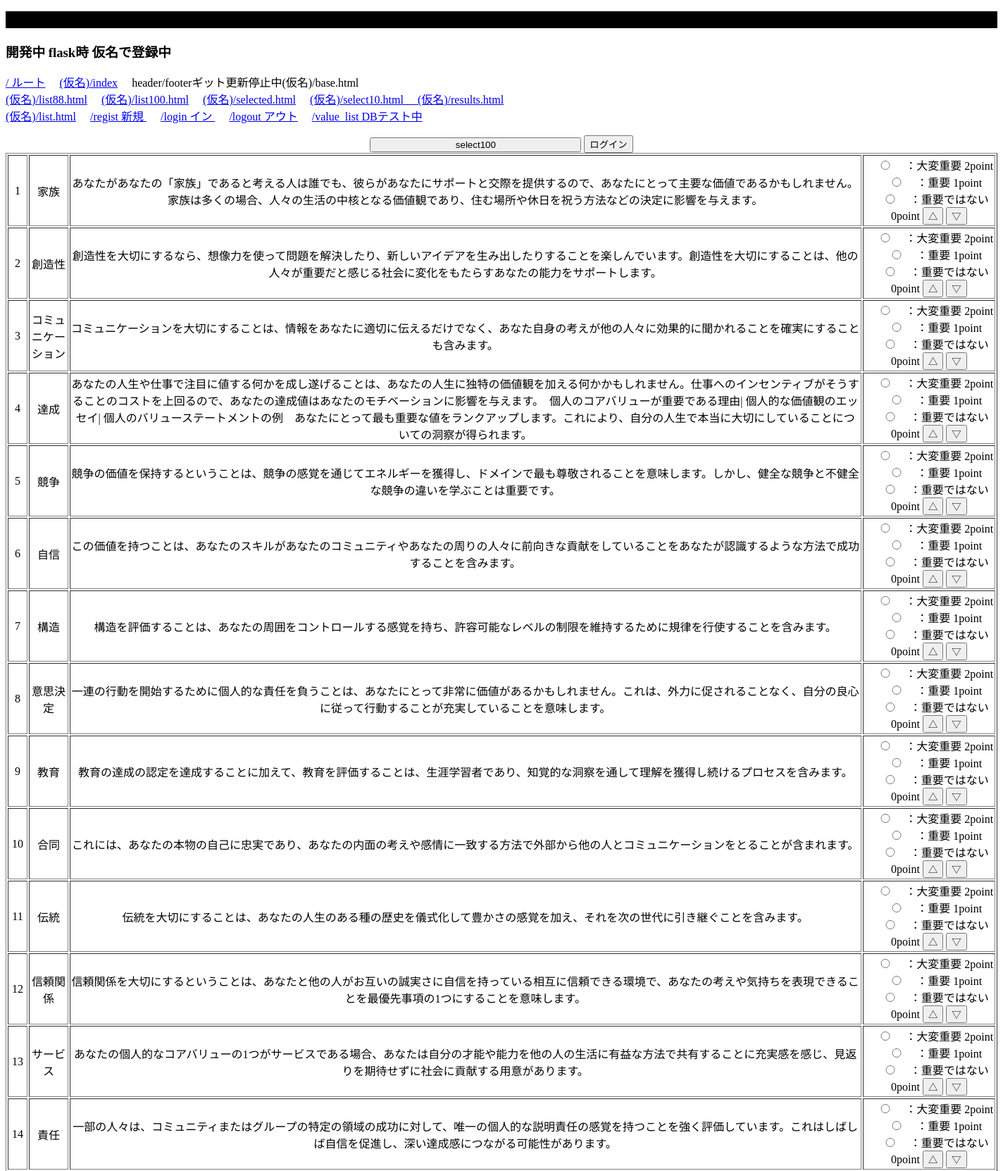
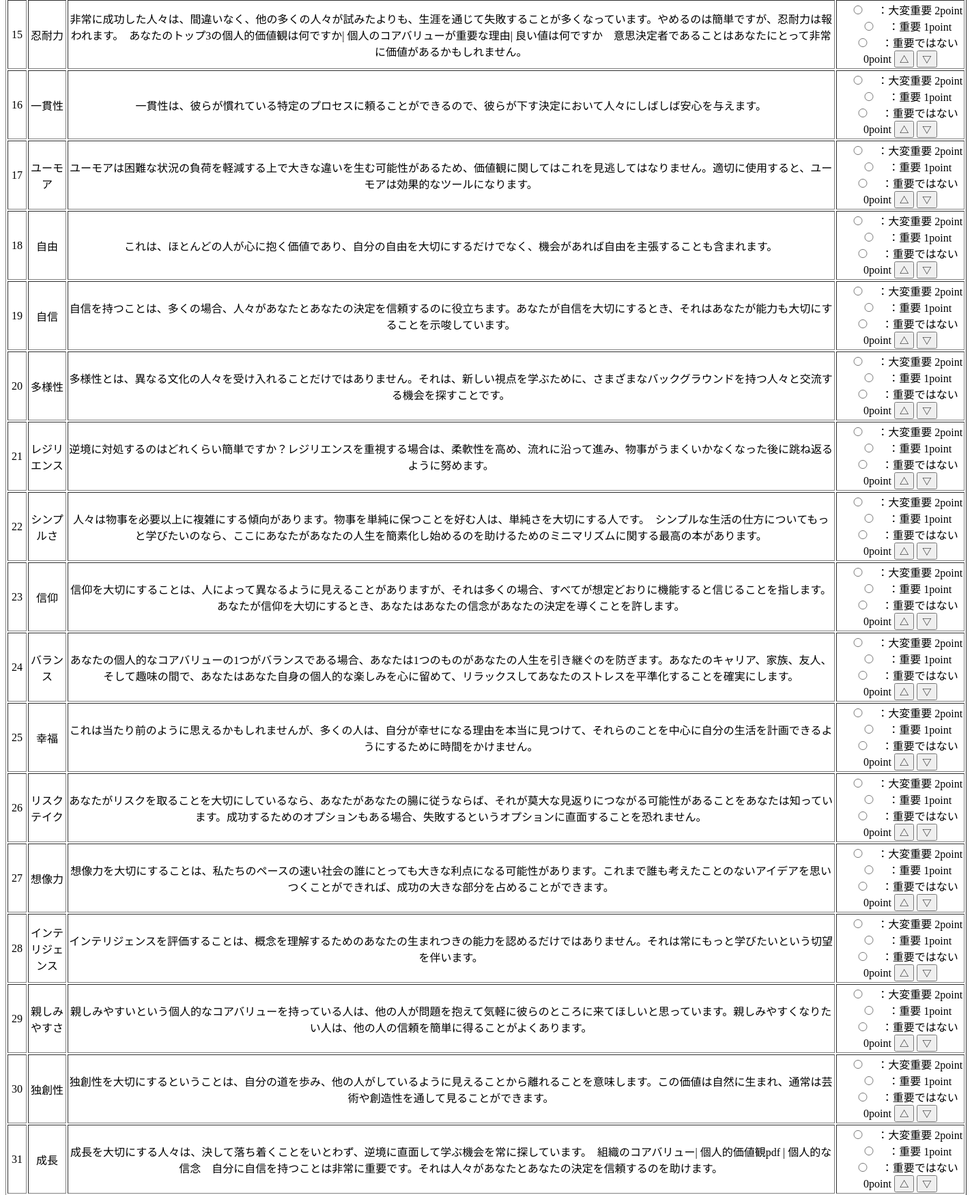
/list100 (signed in, upper part), run on the app's committed database (2 pictures, top to bottom).
### tables this page shows
CREATE TABLE "values100" (
	"id"	INTEGER,
	"value"	TEXT,
	"explanation"	TEXT,
	PRIMARY KEY("id" AUTOINCREMENT)
);

### app.py (the view)
@app.route("/list100",methods=["GET"])
def list100():
    if "user_id" in session:
        user_id=session["user_id"]
        conn=sqlite3.connect("myvalues.db")
        c=conn.cursor()
        c.execute("Select id,value,explanation From values100;")
        value_list=[]
        for row in c.fetchall():
            value_list.append({"id":row[0],"task":row[1],"explanation":row[2]})
        c.close()
        conn.close()
        return render_template("list100.html",value_list=value_list,)
    else:
        return redirect("/login")

### templates/list100.html (shortened to what this page needs)
{% extends "base.html" %}
{% block content %}
<form action="/value_list" id="list100form" style="text-align:center;" method="post">
    <input type="submit" value="select100" name="select100" style="width:300px;">
    <input type="submit" value="ログイン">
    <table border="1">
        {% for item in value_list %}
        <tr class="value_container">
            <td>{{item['id']}}</td>
            <td>{{item['task']}}</td>
            <td>{{item['explanation']}}</td>
            <td>
                <label><input type="radio" style="width: 50px;" name="r{{item['id']}}" value="2">：大変重要 2point</label>
                <label><input type="radio" style="width: 50px;" name="r{{item['id']}}" value="1">：重要 1point</label>
                <label><input type="radio" style="width: 50px;" name="r{{item['id']}}" value="0">：重要ではない 0point</label>
                <input type="button" class="up" value="△">
                <input type="button" class="down" value="▽">
            </td>
        </tr>
        {% endfor %}
    </table>
</form>
{% endblock %}

### templates/base.html (shortened to what this page needs)
<!DOCTYPE html>
<html lang="ja">
<head>
    <link rel="stylesheet" href="../static/css/style.css">
</head>
<body>
    <p style="background-color: black;">ここはヘッダーでし
        <div id="開発中のみ利用するリンク集">
            <h3>開発中 flask時 仮名で登録中</h3>
            <a href="/">/ ルート</a>
            <a href="/index">(仮名)/index</a>
            <a>header/footerギット更新停止中(仮名)/base.html</a>　<br>
            <a href="/list88">(仮名)/list88.html</a>
            <a href="/list100">(仮名)/list100.html</a>
            <a href="/selected">(仮名)/selected.html</a>
            <a href="/select10">(仮名)/select10.html</ia>
            <a href="results">(仮名)/results.html</a>　<br>
            <a href="/list"> (仮名)/list.html</a>
            <a href="/regist">/regist 新規 </a>
            <a href="/login">/login イン </a>
            <a href="/logout">/logout アウト</a>
            <a href="/value_list">/value_list DBテスト中</a>
        </div>
    </p>
    {% block content %}
    {% endblock %}
</body>
</html>

### data on the page
values100: id "1", task "家族", explanation "あなたがあなたの「家族」であると考える人は誰でも、彼らがあなたにサポートと交際を提供するので、あなたにとって主要な価値であるかもしれません。家族は多くの場合、人々の生活の中核となる価値観であり、住む場所や休日を祝う方法などの決定に影響を与えます。"
values100: id "2", task "創造性", explanation "創造性を大切にするなら、想像力を使って問題を解決したり、新しいアイデアを生み出したりすることを楽しんでいます。創造性を大切にすることは、他の人々が重要だと感じる社会に変化をもたらすあなたの能力をサポートします。"
values100: id "3", task "コミュニケーション", explanation "コミュニケーションを大切にすることは、情報をあなたに適切に伝えるだけでなく、あなた自身の考えが他の人々に効果的に聞かれることを確実にすることも含みます。"
values100: id "4", task "達成", explanation "あなたの人生や仕事で注目に値する何かを成し遂げることは、あなたの人生に独特の価値観を加える何かかもしれません。仕事へのインセンティブがそうすることのコストを上回るので、あなたの達成値はあなたのモチベーションに影響を与えます。 個人のコアバリューが重要である理由| 個人的な価値観のエッセイ| 個人のバリューステートメントの例 あなたにとって最も重要な値をランクアップします。これにより、自分の人生で本当に大切にしていることについての洞察が得られます。"
values100: id "5", task "競争", explanation "競争の価値を保持するということは、競争の感覚を通じてエネルギーを獲得し、ドメインで最も尊敬されることを意味します。しかし、健全な競争と不健全な競争の違いを学ぶことは重要です。"
values100: id "6", task "自信", explanation "この価値を持つことは、あなたのスキルがあなたのコミュニティやあなたの周りの人々に前向きな貢献をしていることをあなたが認識するような方法で成功することを含みます。"
values100: id "7", task "構造", explanation "構造を評価することは、あなたの周囲をコントロールする感覚を持ち、許容可能なレベルの制限を維持するために規律を行使することを含みます。"
values100: id "8", task "意思決定", explanation "一連の行動を開始するために個人的な責任を負うことは、あなたにとって非常に価値があるかもしれません。これは、外力に促されることなく、自分の良心に従って行動することが充実していることを意味します。"
values100: id "9", task "教育", explanation "教育の達成の認定を達成することに加えて、教育を評価することは、生涯学習者であり、知覚的な洞察を通して理解を獲得し続けるプロセスを含みます。"
values100: id "10", task "合同", explanation "これには、あなたの本物の自己に忠実であり、あなたの内面の考えや感情に一致する方法で外部から他の人とコミュニケーションをとることが含まれます。"
values100: id "11", task "伝統", explanation "伝統を大切にすることは、あなたの人生のある種の歴史を儀式化して豊かさの感覚を加え、それを次の世代に引き継ぐことを含みます。"
values100: id "12", task "信頼関係", explanation "信頼関係を大切にするということは、あなたと他の人がお互いの誠実さに自信を持っている相互に信頼できる環境で、あなたの考えや気持ちを表現できることを最優先事項の1つにすることを意味します。"
values100: id "13", task "サービス", explanation "あなたの個人的なコアバリューの1つがサービスである場合、あなたは自分の才能や能力を他の人の生活に有益な方法で共有することに充実感を感じ、見返りを期待せずに社会に貢献する用意があります。"
values100: id "14", task "責任", explanation "一部の人々は、コミュニティまたはグループの特定の領域の成功に対して、唯一の個人的な説明責任の感覚を持つことを強く評価しています。これはしばしば自信を促進し、深い達成感につながる可能性があります。"
values100: id "15", task "忍耐力", explanation "非常に成功した人々は、間違いなく、他の多くの人々が試みたよりも、生涯を通じて失敗することが多くなっています。やめるのは簡単ですが、忍耐力は報われます。 あなたのトップ3の個人的価値観は何ですか| 個人のコアバリューが重要な理由| 良い値は何ですか 意思決定者であることはあなたにとって非常に価値があるかもしれません。"
values100: id "16", task "一貫性", explanation "一貫性は、彼らが慣れている特定のプロセスに頼ることができるので、彼らが下す決定において人々にしばしば安心を与えます。"
values100: id "17", task "ユーモア", explanation "ユーモアは困難な状況の負荷を軽減する上で大きな違いを生む可能性があるため、価値観に関してはこれを見逃してはなりません。適切に使用すると、ユーモアは効果的なツールになります。"
values100: id "18", task "自由", explanation "これは、ほとんどの人が心に抱く価値であり、自分の自由を大切にするだけでなく、機会があれば自由を主張することも含まれます。"
values100: id "19", task "自信", explanation "自信を持つことは、多くの場合、人々があなたとあなたの決定を信頼するのに役立ちます。あなたが自信を大切にするとき、それはあなたが能力も大切にすることを示唆しています。"
values100: id "20", task "多様性", explanation "多様性とは、異なる文化の人々を受け入れることだけではありません。それは、新しい視点を学ぶために、さまざまなバックグラウンドを持つ人々と交流する機会を探すことです。"
values100: id "21", task "レジリエンス", explanation "逆境に対処するのはどれくらい簡単ですか？レジリエンスを重視する場合は、柔軟性を高め、流れに沿って進み、物事がうまくいかなくなった後に跳ね返るように努めます。"
values100: id "22", task "シンプルさ", explanation "人々は物事を必要以上に複雑にする傾向があります。物事を単純に保つことを好む人は、単純さを大切にする人です。 シンプルな生活の仕方についてもっと学びたいのなら、ここにあなたがあなたの人生を簡素化し始めるのを助けるためのミニマリズムに関する最高の本があります。"
values100: id "23", task "信仰", explanation "信仰を大切にすることは、人によって異なるように見えることがありますが、それは多くの場合、すべてが想定どおりに機能すると信じることを指します。あなたが信仰を大切にするとき、あなたはあなたの信念があなたの決定を導くことを許します。"
values100: id "24", task "バランス", explanation "あなたの個人的なコアバリューの1つがバランスである場合、あなたは1つのものがあなたの人生を引き継ぐのを防ぎます。あなたのキャリア、家族、友人、そして趣味の間で、あなたはあなた自身の個人的な楽しみを心に留めて、リラックスしてあなたのストレスを平準化することを確実にします。"
values100: id "25", task "幸福", explanation "これは当たり前のように思えるかもしれませんが、多くの人は、自分が幸せになる理由を本当に見つけて、それらのことを中心に自分の生活を計画できるようにするために時間をかけません。"
values100: id "26", task "リスクテイク", explanation "あなたがリスクを取ることを大切にしているなら、あなたがあなたの腸に従うならば、それが莫大な見返りにつながる可能性があることをあなたは知っています。成功するためのオプションもある場合、失敗するというオプションに直面することを恐れません。"
values100: id "27", task "想像力", explanation "想像力を大切にすることは、私たちのペースの速い社会の誰にとっても大きな利点になる可能性があります。これまで誰も考えたことのないアイデアを思いつくことができれば、成功の大きな部分を占めることができます。"
values100: id "28", task "インテリジェンス", explanation "インテリジェンスを評価することは、概念を理解するためのあなたの生まれつきの能力を認めるだけではありません。それは常にもっと学びたいという切望を伴います。"
values100: id "29", task "親しみやすさ", explanation "親しみやすいという個人的なコアバリューを持っている人は、他の人が問題を抱えて気軽に彼らのところに来てほしいと思っています。親しみやすくなりたい人は、他の人の信頼を簡単に得ることがよくあります。"
values100: id "30", task "独創性", explanation "独創性を大切にするということは、自分の道を歩み、他の人がしているように見えることから離れることを意味します。この価値は自然に生まれ、通常は芸術や創造性を通して見ることができます。"
values100: id "31", task "成長", explanation "成長を大切にする人々は、決して落ち着くことをいとわず、逆境に直面して学ぶ機会を常に探しています。 組織のコアバリュー| 個人的価値観pdf | 個人的な信念 自分に自信を持つことは非常に重要です。それは人々があなたとあなたの決定を信頼するのを助けます。"
